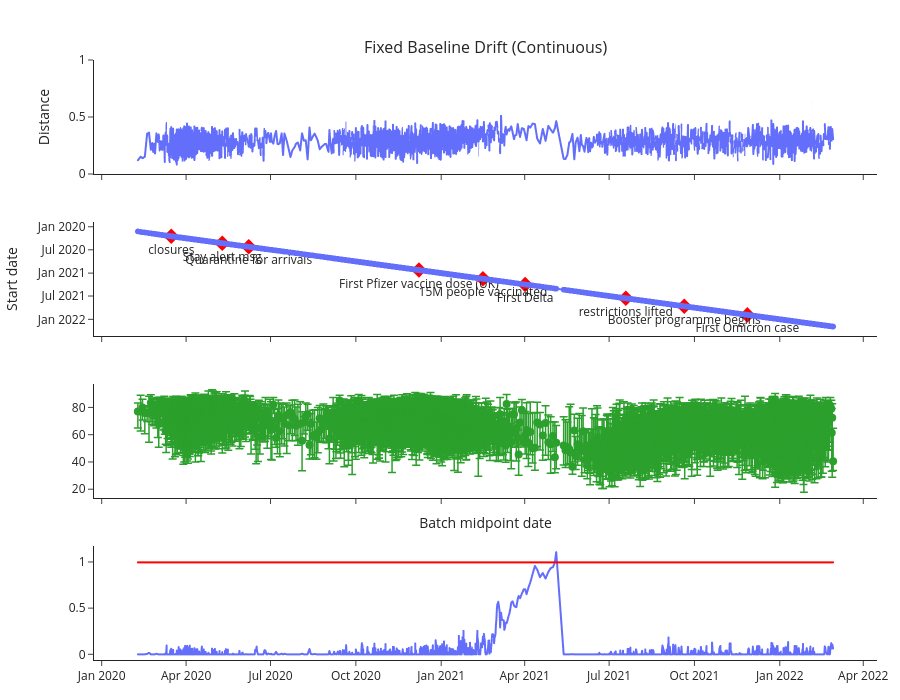

The notebook cell saved with this chart:
### Code cell
results, fig = rolling_metric_fixed_baseline_cusum(
    data=data, 
    value_col='age',
    date_col="date_admit",
    events=events,
    batch=100,
    baseline_batches=3,
    n_bins=10,
    k=0.35 ,          # example for a distance metric; tune from stable period
    metric_name=None,    # uses first metric returned by your metrics function
    plot=True,
    th=1,
    subsample_rate_low=0.2
)

fig.show()
k = np.quantile([r["metric_value"] for r in results[:10]], 0.75)
print(k)

### Figure 1 — Plotly figure (JSON) as saved in the notebook; plotly's stock layout.template omitted (floating-point values rounded to 4 significant figures; data arrays with more than 128 entries replaced by an {"elided": "..."} marker saying what was removed)
{"data": [{"hovertemplate": "Batch midpoint date=%{x}<br>Continuous Distance=%{y}<extra></extra>", "legendgroup": "", "line": {"color": "#636efa", "dash": "solid"}, "marker": {"symbol": "circle"}, "mode": "lines", "name": "", "showlegend": false, "type": "scattergl", "x": {"elided": "2885 str values"}, "xaxis": "x", "y": {"elided": "2885 float values"}, "yaxis": "y"}, {"hovertemplate": "Batch midpoint date=%{x}<br>Start date=%{y}<extra></extra>", "legendgroup": "", "marker": {"color": "#636efa", "symbol": "circle"}, "mode": "lines+markers", "name": "", "showlegend": false, "type": "scattergl", "x": {"elided": "2885 str values"}, "xaxis": "x2", "y": {"elided": "2885 str values"}, "yaxis": "y2"}, {"error_y": {"array": {"elided": "2885 float values"}, "arrayminus": {"elided": "2885 float values"}, "symmetric": false, "thickness": 1.5, "type": "data", "width": 4}, "marker": {"size": 8}, "mode": "markers", "name": "Median (Q1–Q3)", "type": "scatter", "x": {"elided": "2885 str values"}, "xaxis": "x3", "y": {"elided": "2885 float values"}, "yaxis": "y3"}, {"hovertemplate": "Batch midpoint date=%{x}<br>cusum=%{y}<extra></extra>", "legendgroup": "", "line": {"color": "#636efa", "dash": "solid"}, "marker": {"symbol": "circle"}, "mode": "lines", "name": "", "showlegend": false, "type": "scattergl", "x": {"elided": "2885 str values"}, "xaxis": "x4", "y": {"elided": "2885 float values"}, "yaxis": "y4"}, {"hovertemplate": "Batch midpoint date=%{x}<br>threshold=%{y}<extra></extra>", "legendgroup": "", "line": {"color": "red", "dash": "solid"}, "marker": {"symbol": "circle"}, "mode": "lines", "name": "", "showlegend": false, "type": "scattergl", "x": {"elided": "2885 str values"}, "xaxis": "x4", "y": {"elided": "2885 int values"}, "yaxis": "y4"}, {"marker": {"color": "red", "size": 12, "symbol": "diamond"}, "mode": "markers+text", "name": "Events", "text": ["closures", "Stay alert msg", "Quarantine for arrivals", "First Pfizer vaccine dose (UK)", "15M people vaccinated", "First Delta", "restrictions lifted", "Booster programme begins", "First Omicron case"], "textposition": "bottom center", "type": "scatter", "x": ["2020-03-16T00:00:00.000000000", "2020-05-10T00:00:00.000000000", "2020-06-07T12:00:00.000000000", "2020-12-08T00:00:00.000000000", "2021-02-15T00:00:00.000000000", "2021-04-01T12:00:00.000000000", "2021-07-19T00:00:00.000000000", "2021-09-20T00:00:00.000000000", "2021-11-27T00:00:00.000000000"], "xaxis": "x2", "y": ["2020-03-16T00:00:00.000000000", "2020-05-10T00:00:00.000000000", "2020-06-07T00:00:00.000000000", "2020-12-08T00:00:00.000000000", "2021-02-15T00:00:00.000000000", "2021-04-01T00:00:00.000000000", "2021-07-19T00:00:00.000000000", "2021-09-20T00:00:00.000000000", "2021-11-27T00:00:00.000000000"], "yaxis": "y2"}], "layout": {"annotations": [{"font": {"size": 16}, "showarrow": false, "text": "Fixed Baseline Drift (Continuous)", "x": 0.5, "xanchor": "center", "xref": "paper", "y": 1, "yanchor": "bottom", "yref": "paper"}], "barmode": "stack", "height": 700, "margin": {"b": 40, "l": 50, "r": 20, "t": 60}, "showlegend": false, "xaxis": {"anchor": "y", "domain": [0, 1], "matches": "x4", "showticklabels": false}, "xaxis2": {"anchor": "y2", "domain": [0, 1], "matches": "x4", "showticklabels": false}, "xaxis3": {"anchor": "y3", "domain": [0, 1], "matches": "x4", "showticklabels": false, "title": {"text": "Batch midpoint date"}}, "xaxis4": {"anchor": "y4", "domain": [0, 1]}, "yaxis": {"anchor": "x", "domain": [0.81, 1], "range": [0, 1], "title": {"text": "Distance"}}, "yaxis2": {"anchor": "x2", "autorange": "reversed", "domain": [0.54, 0.73], "title": {"text": "Start date"}}, "yaxis3": {"anchor": "x3", "domain": [0.27, 0.46]}, "yaxis4": {"anchor": "x4", "domain": [0, 0.19]}}}
